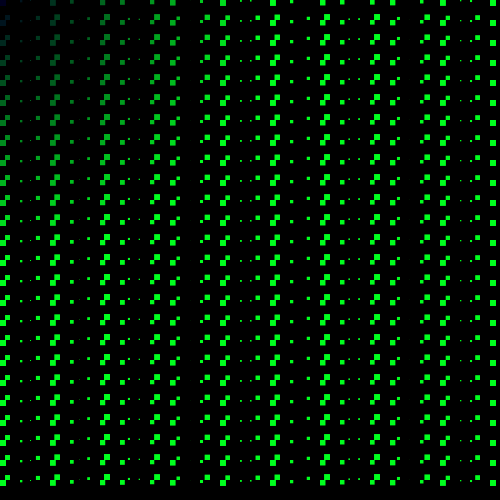
Frame 1 (no input)
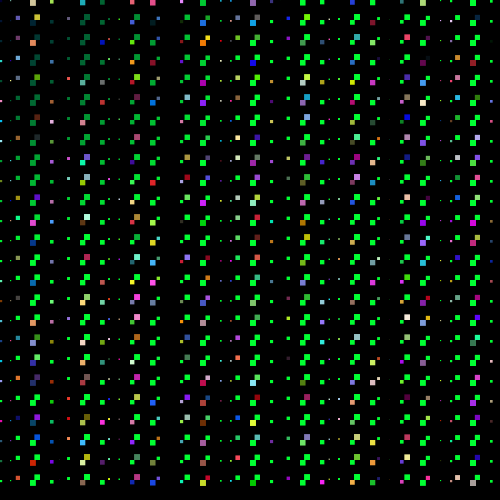
Frame 60 (the mouse pressed at the canvas centre just before this capture)
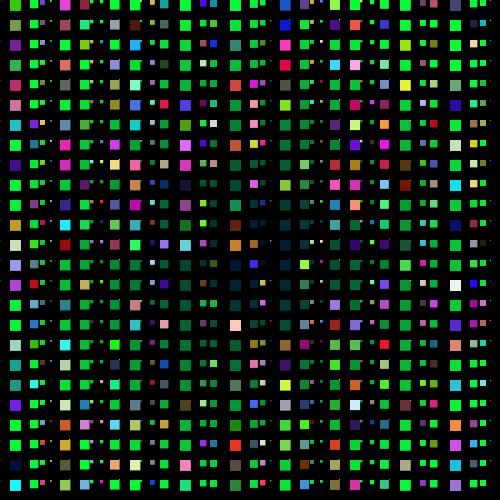
Frame 120 (the mouse held since frame 60 and released just before this capture)

The Processing sketch that drew these frames (run headless with seeded random() and noise(); from frame 60 on, the mouse is pressed at the canvas centre):

// Processing sketch: processing_156936
// ── processing_156936.pde

float posX;
float posY;
float cRate;
float cR;
float cB;

void setup() {
  size(500, 500);
  background(0);
}

void draw() {
  noStroke();
  background(0);  

  for (int i =0; i<width; i+=10) {
    for (int j=0; j<height; j+=20) {
      cR = dist(i, j, mouseX, mouseY);
      int randomTest = int(random(2));
      if (frameCount % 2 == 0) {
        if ( randomTest == 0) {
          fill(random(255), random(255), random(255));
        } else {
          fill(1, cR, 50);
        }
      } else {
        fill(mouseY, cR, 30);
      }
      cRate = cos(frameCount*0.02 +i)*6+mouseX* 0.02;
      //fill(random(mouseX, mouseY),random(0, 255),random(0, 255));
      rect(i, j, cRate, cRate);
    }
  }
}
